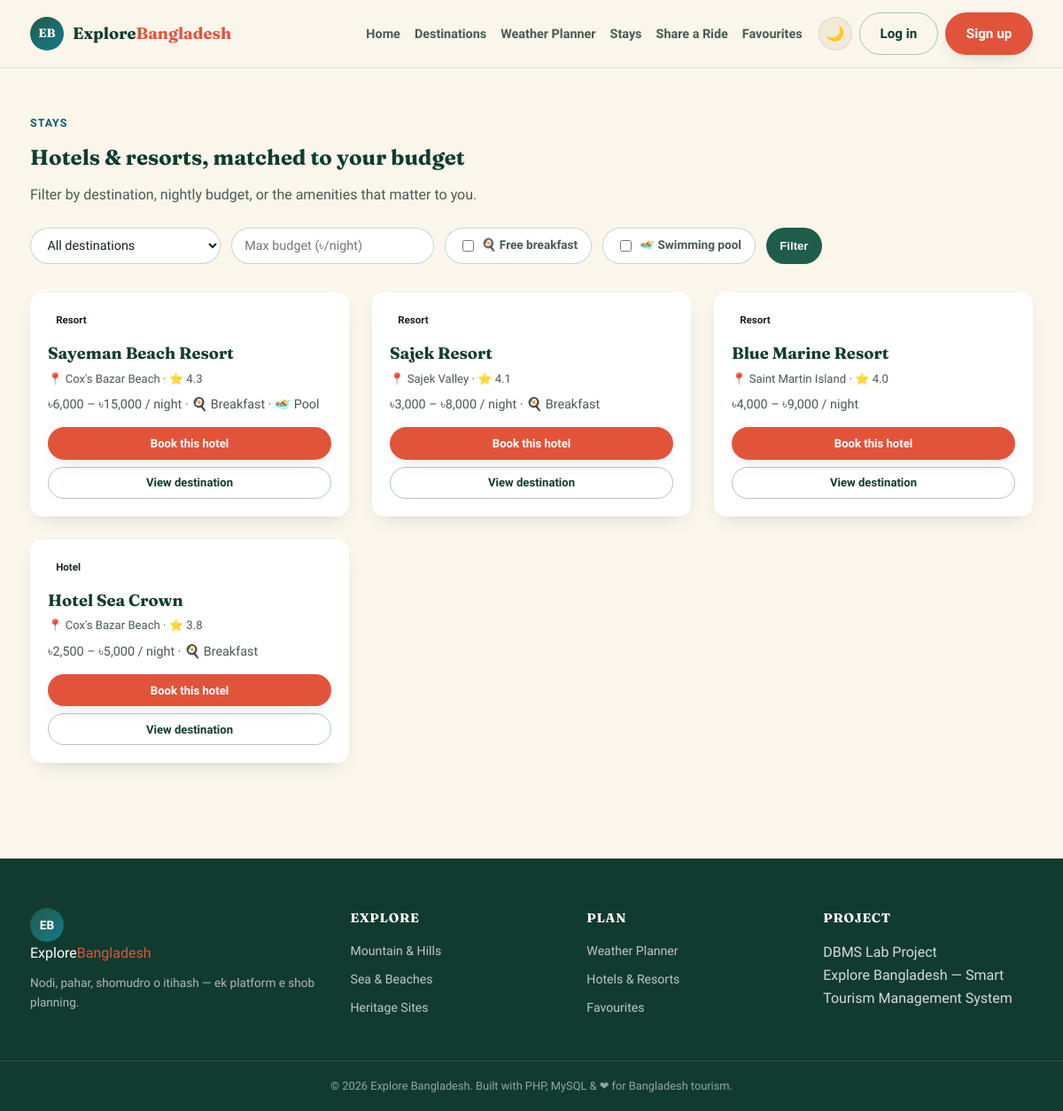
Page /hotels.php on the committed database.
### tables this page shows
CREATE TABLE hotels (
    hotel_id        INT AUTO_INCREMENT PRIMARY KEY,
    destination_id  INT NOT NULL,
    hotel_name      VARCHAR(100) NOT NULL,
    hotel_type      ENUM('Hotel','Resort','Guest House') DEFAULT 'Hotel',
    price_range_min DECIMAL(8,2),
    price_range_max DECIMAL(8,2),
    rating          DECIMAL(2,1) DEFAULT 0,           
    contact_no      VARCHAR(30),
    address         VARCHAR(200),
    free_breakfast  TINYINT(1) DEFAULT 0,              
    swimming_pool   TINYINT(1) DEFAULT 0,              
    distance_from_center_km DECIMAL(5,2) DEFAULT 0,
    FOREIGN KEY (destination_id) REFERENCES destinations(destination_id) ON DELETE CASCADE
);

CREATE TABLE destinations (
    destination_id   INT AUTO_INCREMENT PRIMARY KEY,
    name             VARCHAR(100) NOT NULL,
    category_id      INT NOT NULL,
    district_id      INT NOT NULL,
    description      TEXT,
    best_time_to_visit VARCHAR(150),
    entry_fee        DECIMAL(8,2) DEFAULT 0,
    opening_hours    VARCHAR(100),
    latitude         DECIMAL(10,7),                
    longitude        DECIMAL(10,7),
    map_link         VARCHAR(255),
    safety_tips      TEXT,
    is_outdoor       TINYINT(1) DEFAULT 1,          
    created_at       TIMESTAMP DEFAULT CURRENT_TIMESTAMP,
    FOREIGN KEY (category_id) REFERENCES categories(category_id),
    FOREIGN KEY (district_id) REFERENCES districts(district_id)
);

### hotels.php (the view, shortened to what this page needs)
<?php
require_once __DIR__ . '/config/db.php';
$breakfast = isset($_GET['breakfast']);
$pool      = isset($_GET['pool']);
$sql = "SELECT h.*, d.name AS destination_name FROM hotels h JOIN destinations d ON d.destination_id = h.destination_id WHERE 1=1";
$params = [];
$sql .= " ORDER BY h.rating DESC";
$stmt = $pdo->prepare($sql);
$stmt->execute($params);
$hotels = $stmt->fetchAll();
include __DIR__ . '/includes/header.php';
?>
<section class="section-tight">
  <div class="container">
    <span class="eyebrow">Stays</span>
    <h2>Hotels &amp; resorts, matched to your budget</h2>
    <p style="color:var(--ink-soft); max-width:60ch;">Filter by destination, nightly budget, or the amenities that matter to you.</p>
    <form method="get" class="filter-bar" style="margin-top:24px;">
      <select name="destination">
        <option value="0">All destinations</option>
      </select>
      <input type="number" name="budget" placeholder="Max budget (৳/night)" value="<?= htmlspecialchars($_GET['budget'] ?? '') ?>">
      <label class="filter-chip" style="display:flex; align-items:center; gap:6px;">
        <input type="checkbox" name="breakfast" <?= $breakfast ? 'checked' : '' ?> style="width:auto;"> 🍳 Free breakfast
      </label>
      <label class="filter-chip" style="display:flex; align-items:center; gap:6px;">
        <input type="checkbox" name="pool" <?= $pool ? 'checked' : '' ?> style="width:auto;"> 🏊 Swimming pool
      </label>
      <button type="submit" class="btn btn-forest btn-sm">Filter</button>
    </form>
    <?php if (empty($hotels)): ?>
      <div class="info-note" style="margin-top:24px;">No hotels match those filters. Try a higher budget or fewer amenity requirements.</div>
    <?php else: ?>
    <div class="destination-grid" style="margin-top:30px;">
      <?php foreach ($hotels as $h): ?>
      <div class="dest-card">
        <div class="dest-body">
          <span class="dest-tag" style="position:static; display:inline-block; margin-bottom:10px;"><?= htmlspecialchars($h['hotel_type']) ?></span>
          <h3><?= htmlspecialchars($h['hotel_name']) ?></h3>
          <div class="dest-loc">📍 <?= htmlspecialchars($h['destination_name']) ?> · ⭐ <?= number_format($h['rating'], 1) ?></div>
          <p class="dest-desc">৳<?= number_format($h['price_range_min']) ?> – ৳<?= number_format($h['price_range_max']) ?> / night
            <?= $h['free_breakfast'] ? ' · 🍳 Breakfast' : '' ?><?= $h['swimming_pool'] ? ' · 🏊 Pool' : '' ?></p>
          <a href="/hotel_booking.php?hotel=<?= $h['hotel_id'] ?>" class="btn btn-primary btn-block btn-sm">Book this hotel</a>
          <a href="/destination_details.php?id=<?= $h['destination_id'] ?>" class="btn btn-ghost btn-block btn-sm" style="margin-top:8px;">View destination</a>
        </div>
      </div>
      <?php endforeach; ?>
    </div>
    <?php endif; ?>
  </div>
</section>
<?php include __DIR__ . '/includes/footer.php'; ?>

### css/style.css (style rules this page uses)
:root { --paper: #FAF6EC; --paper-dim: #F1EAD8; --ink: #17231E; --ink-soft: #4B5A52; --forest: #1F5C4A; --forest-dark:#123B2F; --river: #157A8A; --river-dark: #0E5C68; --clay: #B4703A; --clay-dark: #8C5228; --coral: #E2543A; --gold: #E3A33E; --surface: #FFFFFF; --surface-2: #F3F8F1; --surface-3: #FDF1EE; --header-bg: rgba(250,246,236,.92); --line-1: rgba(31,92,74,.12); --line-2: rgba(31,92,74,.25); --line-3: rgba(31,92,74,.35); --line-note: rgba(31,92,74,.3); --heading: var(--forest-dark); --heading-accent: var(--river-dark); --radius-lg: 22px; --radius-md: 14px; --radius-sm: 8px; --shadow-soft: 0 12px 30px -14px rgba(18, 40, 32, .35); --shadow-card: 0 8px 22px -12px rgba(18, 40, 32, .28); --font-display: "Fraunces", Georgia, serif; --font-body: "Hind Siliguri", "Segoe UI", sans-serif; }
* { box-sizing:border-box; }
html { scroll-behavior:smooth; }
body { margin:0; font-family:var(--font-body); background:var(--paper); color:var(--ink); line-height:1.6; }
a { color:inherit; text-decoration:none; }
h1,h2,h3,h4 { font-family:var(--font-display); color:var(--heading); margin:0 0 .4em; }
p { margin:0 0 1em; }
html { transition:background-color .2s ease; }
body, .site-header, .main-nav, .dest-card, .weather-tool, .filter-chip, .filter-bar select, .filter-bar input, .weather-form select, .weather-form input, .info-note, table.data-table, .user-pill, .advice-box, .btn-ghost { transition:background-color .2s ease, color .2s ease, border-color .2s ease; }
.container { max-width:1180px; margin:0 auto; padding:0 24px; }
.btn { display:inline-flex; align-items:center; justify-content:center; gap:.5em; padding:.72em 1.5em; border-radius:999px; font-weight:600; font-size:.95rem; border:1px solid transparent; cursor:pointer; transition:transform .15s ease, box-shadow .15s ease; }
.btn-primary { background:var(--coral); color:#fff; box-shadow:var(--shadow-card); }
.btn-forest { background:var(--forest); color:#fff; }
.btn-ghost { background:transparent; color:var(--heading); border-color:var(--line-3); }
.btn-sm { padding:.5em 1.1em; font-size:.82rem; }
.btn-block { width:100%; }
.section-tight { padding:48px 0; }
.eyebrow { display:inline-block; font-weight:700; font-size:.78rem; letter-spacing:.08em; text-transform:uppercase; color:var(--heading-accent); margin-bottom:10px; }
.destination-grid { display:grid; grid-template-columns:repeat(auto-fill, minmax(270px,1fr)); gap:26px; }
.dest-card { background:var(--surface); border-radius:var(--radius-md); overflow:hidden; box-shadow:var(--shadow-card); display:flex; flex-direction:column; transition:transform .2s ease, box-shadow .2s ease; }
.dest-tag { position:absolute; top:12px; left:12px; background:rgba(255,255,255,.92); color:var(--ink); font-size:.72rem; font-weight:700; padding:.35em .8em; border-radius:999px; }
.dest-body { padding:18px 20px 20px; display:flex; flex-direction:column; flex:1; }
.dest-body h3 { font-size:1.15rem; margin-bottom:.15em; }
.dest-loc { font-size:.82rem; color:var(--ink-soft); margin-bottom:.6em; display:flex; align-items:center; gap:6px; }
.dest-desc { font-size:.9rem; color:var(--ink-soft); flex:1; margin-bottom:14px; }
.filter-bar { display:flex; gap:12px; flex-wrap:wrap; margin-bottom:32px; }
.filter-bar select, .filter-bar input { padding:.7em 1em; border-radius:999px; border:1px solid var(--line-2); font-family:var(--font-body); background:var(--surface); color:var(--ink); font-size:.9rem; }
.filter-chip { padding:.5em 1.1em; border-radius:999px; border:1px solid var(--line-2); background:var(--surface); font-size:.85rem; font-weight:600; cursor:pointer; color:var(--ink-soft); }

### rows in the picture
hotels: hotel_type "Resort", hotel_name "Sayeman Beach Resort", destination.name "Cox's Bazar Beach", rating "4.3", price_range_min "6,000", price_range_max "15,000", free_breakfast "· 🍳 Breakfast", swimming_pool "· 🏊 Pool"
hotels: hotel_type "Resort", hotel_name "Sajek Resort", destination.name "Sajek Valley", rating "4.1", price_range_min "3,000", price_range_max "8,000", free_breakfast "· 🍳 Breakfast"
hotels: hotel_type "Resort", hotel_name "Blue Marine Resort", destination.name "Saint Martin Island", rating "4.0", price_range_min "4,000", price_range_max "9,000"
hotels: hotel_type "Hotel", hotel_name "Hotel Sea Crown", destination.name "Cox's Bazar Beach", rating "3.8", price_range_min "2,500", price_range_max "5,000", free_breakfast "· 🍳 Breakfast"
